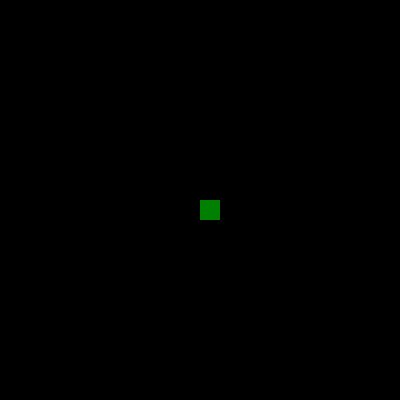
Frame 1 (no input)
Frame 60 (no input): identical to frame 1, image omitted
Frame 120 (the mouse pressed at the canvas centre since frame 60): identical to frame 1, image omitted

The p5.js sketch that drew this single still picture (run headless with seeded random() and noise() and a simulated clock; from frame 60 on, the mouse is pressed at the canvas centre):

// p5.js sketch
// ── sketch.js
var snake,food,w,h;
var rez = 20;

function setup(){
createCanvas(400,400) 
w = floor(width/20);
h = floor(height/20);

snake = new Snake();
}
function keyPressed(){
    if(keyCode === LEFT_ARROW){
        snake.setdir(-1,0)
    }
    if(keyCode === RIGHT_ARROW){
        snake.setdir(1,0)
    }
    if(keyCode === UP_ARROW){
        snake.setdir(0,-1)
    }
    if(keyCode === DOWN_ARROW){
        snake.setdir(0,1)
    }
}

function draw(){
scale (20);
background("black");
snake.update();
snake.display();
}
// ── snake.js
class Snake {
    constructor(){
        this.body = []
        this.xdir = 0
        this.ydir = 0
        this.len = 0
        this.body[0] = createVector(floor(w/2),floor(h/2))
    }
    setdir(x,y){
        this.xdir = x
        this.ydir = y
    }

    update(){
        var head = this.body[this.body.length-1].copy();
        this.body.shift()
        head.x = head.x + this.xdir;
        head.y = head.y + this.ydir;
        this.body.push(head);
    }
    grow(){
        var head = this.body[this.body.length-1].copy();
        this.len = this.len+1;
        this.body.push(head);a
    }
    end(){
        var x = this.body[this.body.length-1].x;
        var y = this.body[this.body.length-1].y;
        if(x>w-1||x<0||y.h-1||y<0){
            return true ;
        }
        for(var i = 0;i<this.body.length-1;i=i+1){
         var part = this.body[i];
         if(part.x == x && part.y == y){
             return true ;
         }
        }
        return false ;
    }
    
    display(){
        for(var i = 0;i<this.body.length;i = i+1){
            fill("green")
            noStroke()
            rect(this.body[i].x,this.body[i].y,1,1);
        }
    }
}
